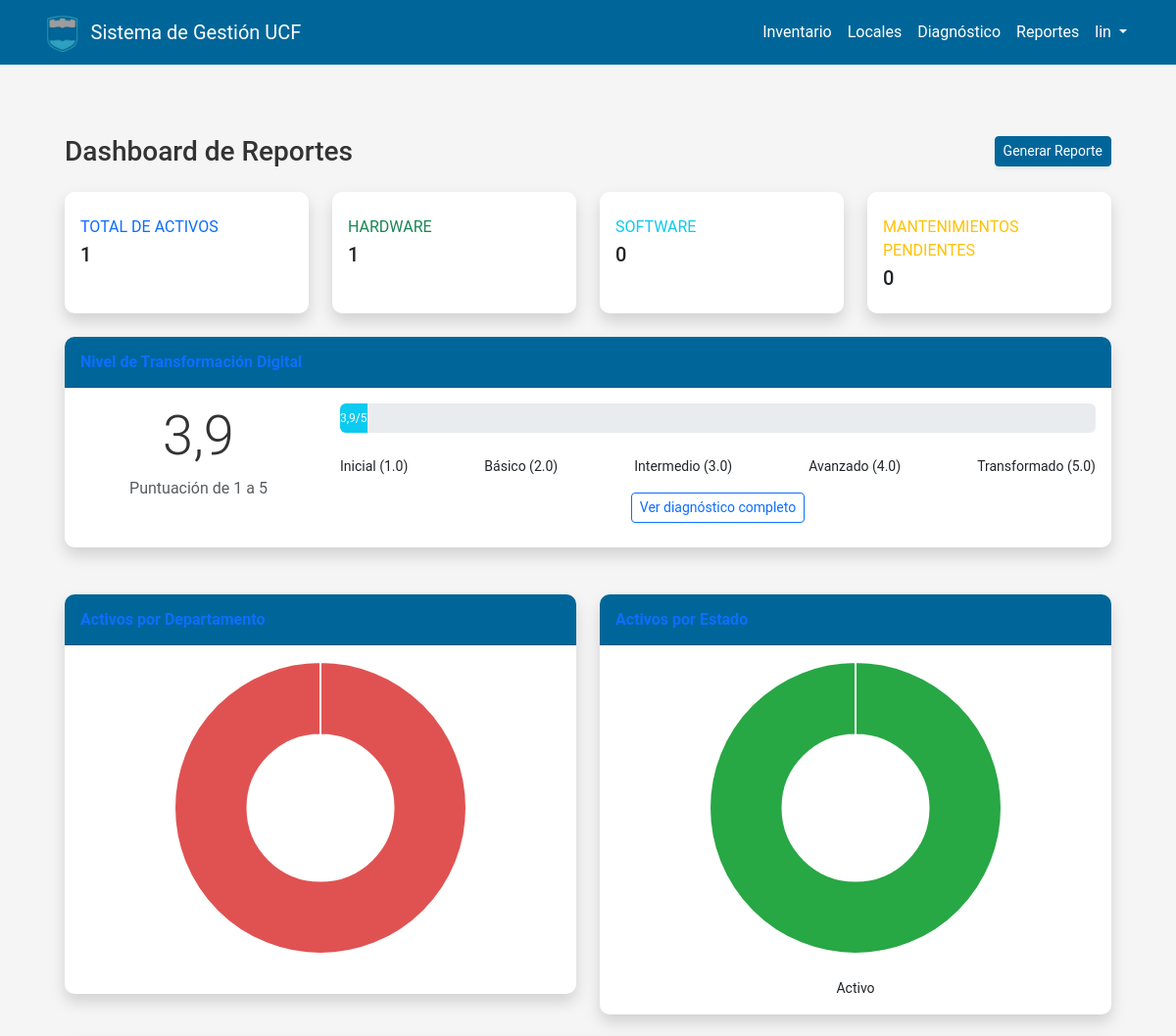
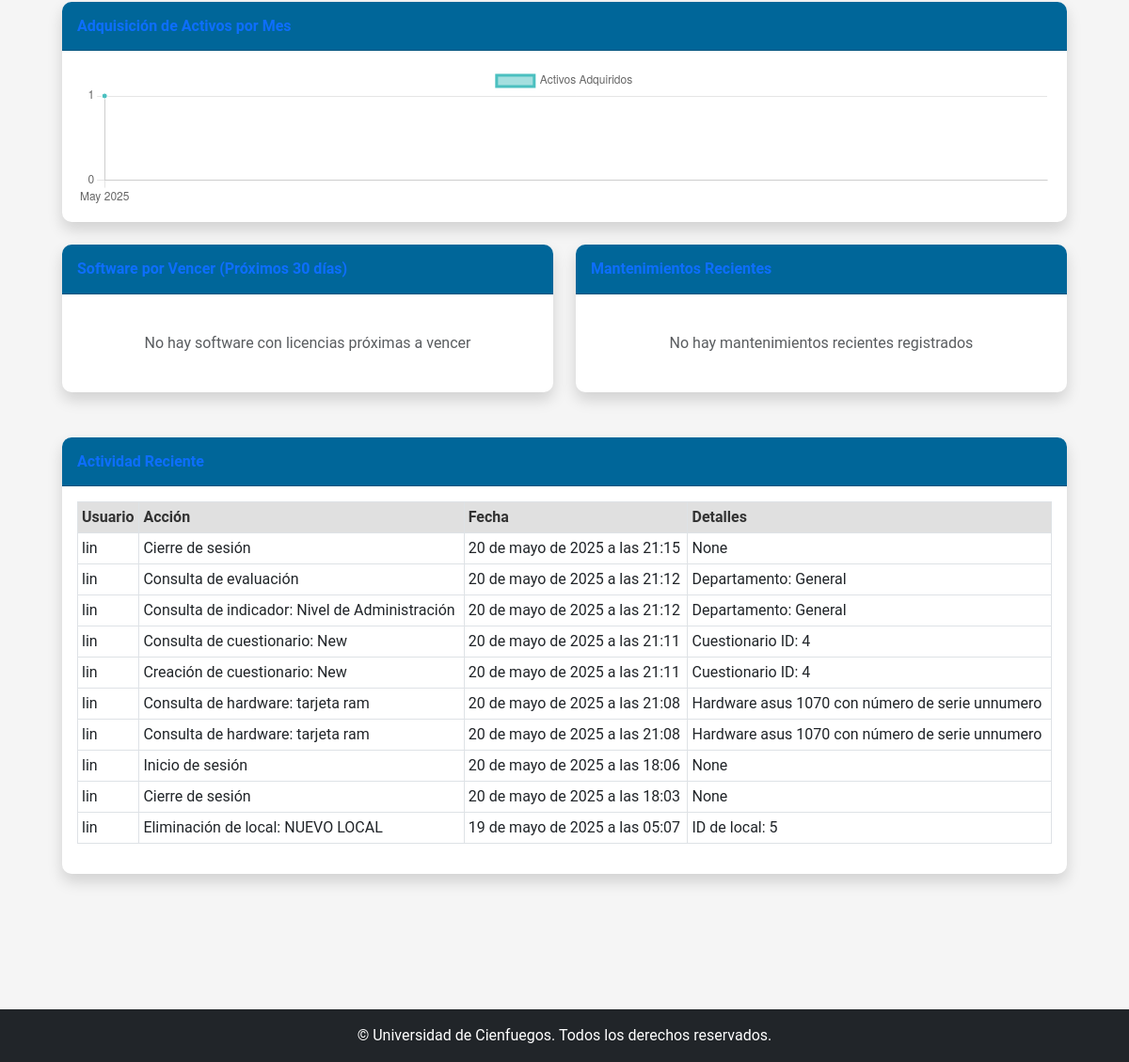
The app's page /reportes/dashboard/ (signed in), older data (2 pictures, top to bottom).
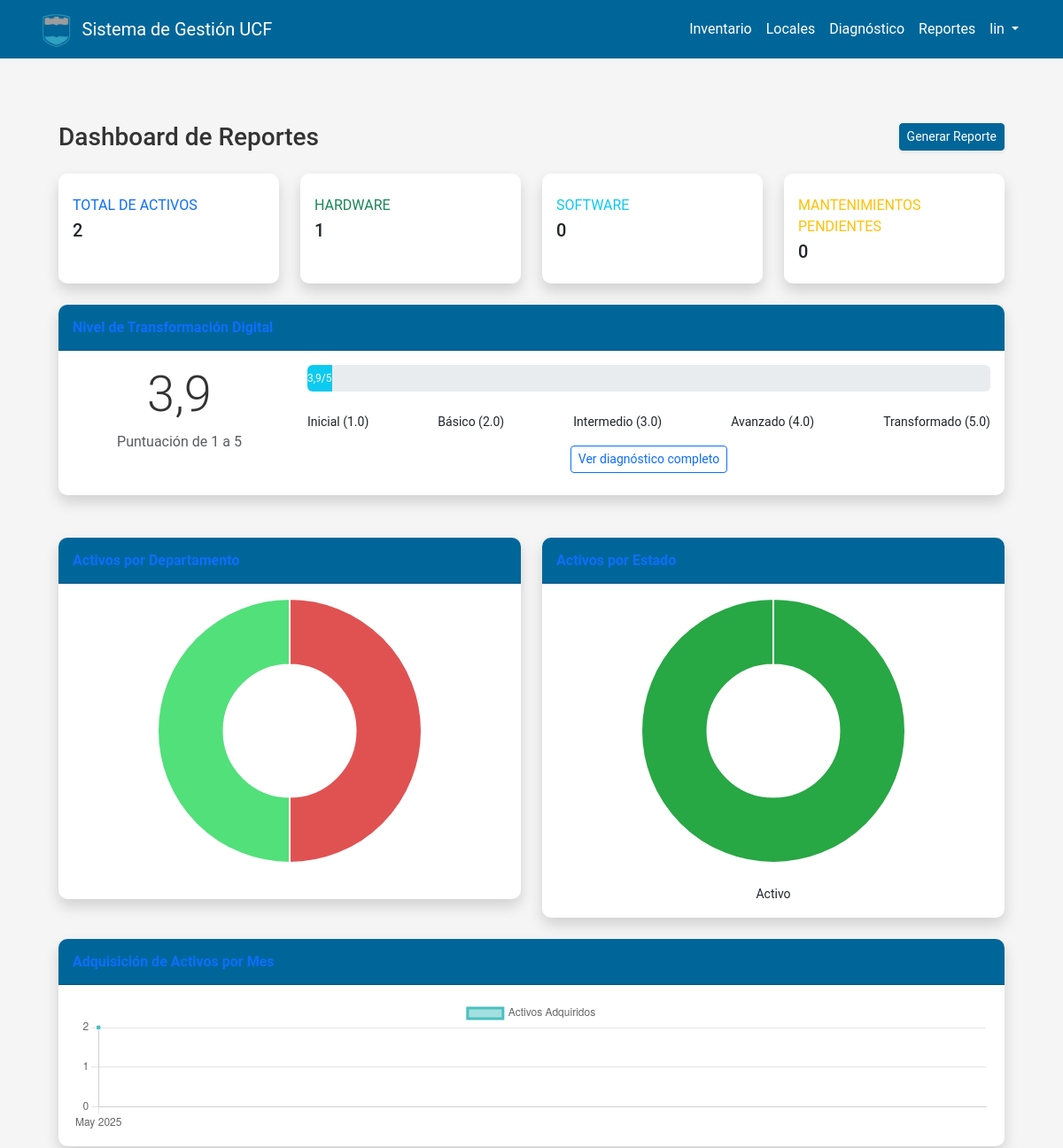
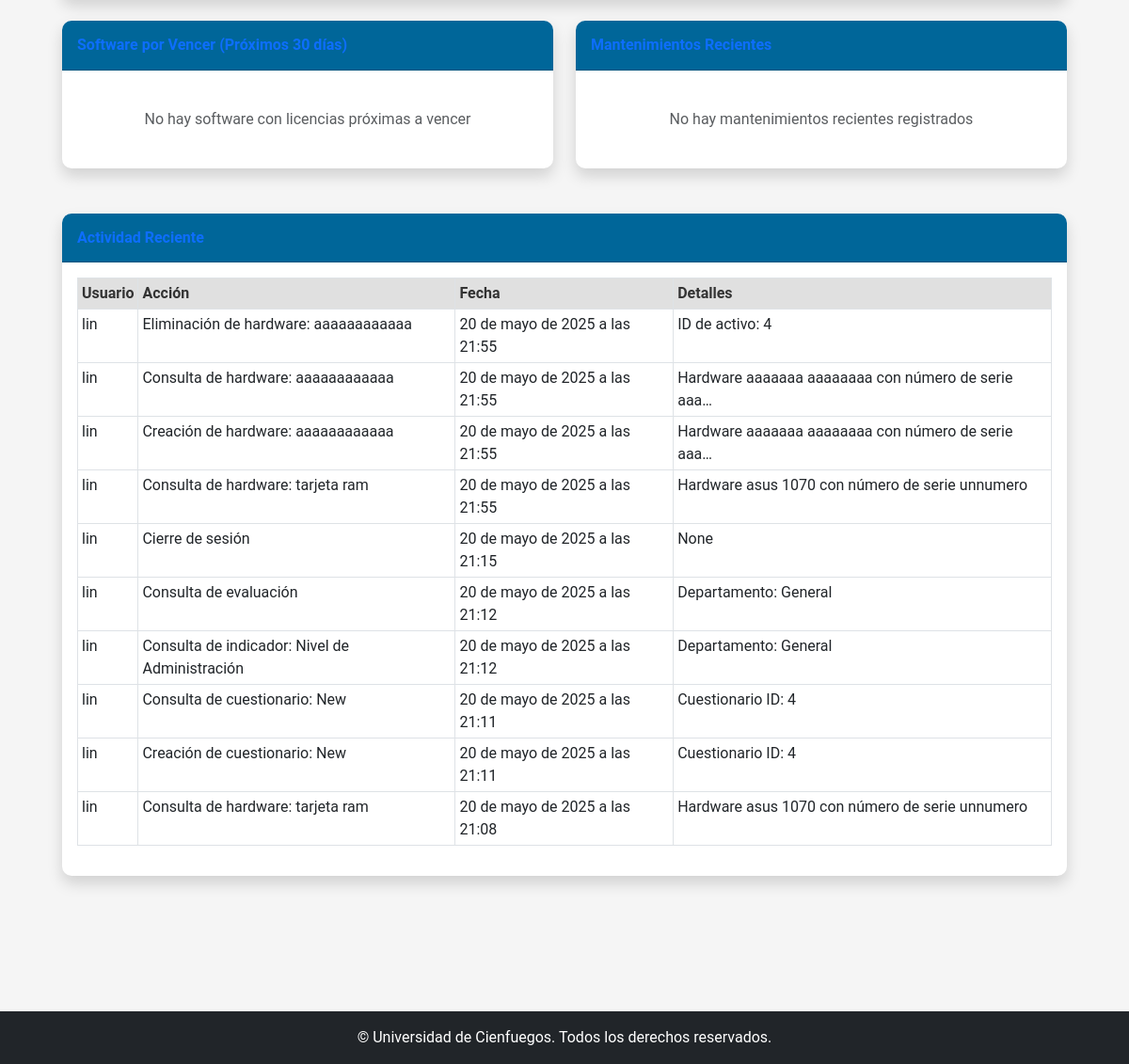
The same page, newer data (2 pictures, top to bottom).
### usuarios/models.py (models this page shows, shortened)
class LogActividad(models.Model):
    usuario = models.ForeignKey(User, on_delete=models.CASCADE)
    accion = models.CharField(max_length=255)
    fecha = models.DateTimeField(auto_now_add=True)
    detalles = models.TextField(blank=True, null=True)
    ip = models.GenericIPAddressField(blank=True, null=True)
    class Meta:
        verbose_name = "Log de Actividad"
        verbose_name_plural = "Logs de Actividades"
        ordering = ['-fecha']

### reportes/views.py (the view)
# urls.py: path('dashboard/', views.dashboard, name='reportes_dashboard'),
@login_required
def dashboard(request):
    total_activos = Activo.objects.count()
    total_hardware = Hardware.objects.count()
    total_software = Software.objects.count()
    mantenimientos_pendientes = Mantenimiento.objects.filter(
        Q(estado='programado') | Q(estado='en_proceso')
    ).count()
    activos_por_departamento = Activo.objects.values(
        'departamento__nombre'
    ).annotate(
        total=Count('id'),
        porcentaje=Count('id') * 100.0 / total_activos if total_activos else 0
    ).order_by('-total')
    activos_por_estado = Activo.objects.values(
        'estado'
    ).annotate(
        total=Count('id'),
        porcentaje=Count('id') * 100.0 / total_activos if total_activos else 0
    ).order_by('-total')
    hoy = timezone.now().date()
    treinta_dias = hoy + timedelta(days=30)
    software_por_vencer = Software.objects.filter(
        fecha_vencimiento__isnull=False,
        fecha_vencimiento__gte=hoy,
        fecha_vencimiento__lte=treinta_dias
    ).select_related('activo').order_by('fecha_vencimiento')
    for software in software_por_vencer:
        software.dias_restantes = (software.fecha_vencimiento - hoy).days
    mantenimientos_recientes = Mantenimiento.objects.filter(
        estado='completado',
        fecha_realizacion__isnull=False
    ).select_related('activo').order_by('-fecha_realizacion')[:5]
    try:
        from usuarios.models import LogActividad
        actividades = LogActividad.objects.select_related(
            'usuario').order_by('-fecha')[:10]
    except ImportError:
        actividades = []
    try:
        nivel_transformacion = Diagnostico.objects.aggregate(
            Avg('nivel_general'))['nivel_general__avg'] or 0
    except:
        nivel_transformacion = 0
    activos_por_mes = Activo.objects.annotate(
        mes=TruncMonth('fecha_adquisicion')
    ).values('mes').annotate(
        total=Count('id')
    ).order_by('mes')
    chart_activos_meses = []
    chart_activos_totales = []
    for item in activos_por_mes:
        if item['mes']:
            chart_activos_meses.append(item['mes'].strftime('%b %Y'))
            chart_activos_totales.append(item['total'])
    departamentos_nombres = []
    departamentos_totales = []
    for item in activos_por_departamento:
        departamentos_nombres.append(item['departamento__nombre'])
        departamentos_totales.append(item['total'])
    estados_nombres = []
    estados_totales = []
    estados_colores = []
    for item in activos_por_estado:
        if item['estado'] == 'activo':
            estados_nombres.append('Activo')
            estados_colores.append('#28a745')
        elif item['estado'] == 'en_mantenimiento':
            estados_nombres.append('En Mantenimiento')
            estados_colores.append('#ffc107')
        elif item['estado'] == 'obsoleto':
            estados_nombres.append('Obsoleto')
            estados_colores.append('#dc3545')
        elif item['estado'] == 'baja':
            estados_nombres.append('De Baja')
            estados_colores.append('#6c757d')
        else:
            estados_nombres.append(item['estado'])
            estados_colores.append('#6c757d')  # Default color
        estados_totales.append(item['total'])
    context = {
        'total_activos': total_activos,
        'total_hardware': total_hardware,
        'total_software': total_software,
        'mantenimientos_pendientes': mantenimientos_pendientes,
        'activos_por_departamento': activos_por_departamento,
        'activos_por_estado': activos_por_estado,
        'software_por_vencer': software_por_vencer,
        'mantenimientos_recientes': mantenimientos_recientes,
        'actividades': actividades,
        'nivel_transformacion': nivel_transformacion,
        'chart_activos_meses': json.dumps(chart_activos_meses),
        'chart_activos_totales': json.dumps(chart_activos_totales),
        'departamentos_nombres': json.dumps(departamentos_nombres),
        'departamentos_totales': json.dumps(departamentos_totales),
        'estados_nombres': json.dumps(estados_nombres),
        'estados_totales': json.dumps(estados_totales),
        'estados_colores': json.dumps(estados_colores),
    }
    return render(request, 'reportes/dashboard.html', context)

### templates/reportes/dashboard.html (shortened to what the changed rows need)
{% extends 'base/base.html' %}
{% load static %}
{% block content %}
<div class="container-fluid px-4 py-5">
    <div class="d-sm-flex align-items-center justify-content-between mb-4">
        <h1 class="h3 mb-0 text-gray-800">Dashboard de Reportes</h1>
    </div>
<div class="row">
    <div class="col-xl-3 col-md-6 mb-4">
        <div class="card border-left-primary shadow h-100 py-2">
            <div class="card-body">
                <div class="row no-gutters align-items-center">
                    <div class="col mr-2">
                        <div class="text-xs font-weight-bold text-primary text-uppercase mb-1">
                            Total de Activos</div>
                        <div class="h5 mb-0 font-weight-bold text-gray-800">{{ total_activos }}</div>
                    </div>
                </div>
            </div>
        </div>
    </div>
</div>
<div class="row mb-4">
    <div class="col-12">
        <div class="card shadow mb-4">
            <div class="card-body">
                <div class="row">
                    <div class="col-md-3 mb-3">
                        <div class="text-center">
                            <h1 class="display-4">{{ nivel_transformacion|floatformat:1 }}</h1>
                        </div>
                    </div>
                </div>
            </div>
        </div>
    </div>
</div>
<div class="row">
    <div class="col-xl-6 col-lg-6">
        <div class="card shadow mb-4">
            <div class="card-body">
                <div class="chart-pie">
                    <canvas id="departmentPieChart"></canvas>
                </div>
            </div>
        </div>
    </div>
    <div class="col-xl-6 col-lg-6">
        <div class="card shadow mb-4">
            <div class="card-body">
                <div class="mt-4 text-center small">
                    {% for item in activos_por_estado %}
                    <span class="mr-2">
                        {% if item.estado == 'activo' %}
                         Activo
                        {% elif item.estado == 'en_mantenimiento' %}
                        <i class="fas fa-circle text-warning"></i> En Mantenimiento
                        {% elif item.estado == 'obsoleto' %}
                        <i class="fas fa-circle text-danger"></i> Obsoleto
                        {% elif item.estado == 'baja' %}
                        <i class="fas fa-circle text-secondary"></i> De Baja
                        {% else %}
                        <i class="fas fa-circle text-primary"></i> {{ item.estado }}
                        {% endif %}
                    </span>
                    {% endfor %}
                </div>
            </div>
        </div>
    </div>
</div>
<div class="row">
    <div class="col-12">
        <div class="card shadow mb-4">
            <div class="card-body">
                <div class="chart-area">
                    <canvas id="assetsTimelineChart"></canvas>
                </div>
            </div>
        </div>
    </div>
</div>
<div class="row">
    <div class="col-12">
        <div class="card shadow mb-4">
            <div class="card-body">
                {% if actividades %}
                <div class="table-responsive">
                    <table class="table table-bordered table-sm" width="100%" cellspacing="0">
                        <thead>
                            <tr>
                                <th>Usuario</th>
                                <th>Acción</th>
                                <th>Fecha</th>
                                <th>Detalles</th>
                            </tr>
                        </thead>
                        <tbody>
                            {% for actividad in actividades %}
                            <tr>
                                <td>{{ actividad.usuario.username }}</td>
                                <td>{{ actividad.accion }}</td>
                                <td>{{ actividad.fecha }}</td>
                                <td>{{ actividad.detalles|truncatechars:50 }}</td>
                            </tr>
                            {% endfor %}
                        </tbody>
                    </table>
                </div>
                {% else %}
                <p class="text-center text-muted my-4">No hay registros de actividad reciente</p>
                {% endif %}
            </div>
        </div>
    </div>
</div>
</div>
{% endblock %}

Row changes from the older to the newer data that the page shows:
no longer on this page (row unchanged): LogActividad: usuario.username "lin", accion "Consulta de hardware: tarjeta ram", fecha "20 de mayo de 2025 a las 21:08", detalles "Hardware asus 1070 con número de serie unnumero"
no longer on this page (row unchanged): LogActividad: usuario.username "lin", accion "Inicio de sesión", fecha "20 de mayo de 2025 a las 18:06", detalles "None"
no longer on this page (row unchanged): LogActividad: usuario.username "lin", accion "Cierre de sesión", fecha "20 de mayo de 2025 a las 18:03", detalles "None"
no longer on this page (row unchanged): LogActividad: usuario.username "lin", accion "Eliminación de local: NUEVO LOCAL", fecha "19 de mayo de 2025 a las 05:07", detalles "ID de local: 5"
added LogActividad: usuario.username "lin", accion "Eliminación de hardware: aaaaaaaaaaaa", fecha "20 de mayo de 2025 a las 21:55", detalles "ID de activo: 4"
added LogActividad: usuario.username "lin", accion "Consulta de hardware: aaaaaaaaaaaa", fecha "20 de mayo de 2025 a las 21:55", detalles "Hardware aaaaaaa aaaaaaaa con número de serie aaa…"
added LogActividad: usuario.username "lin", accion "Creación de hardware: aaaaaaaaaaaa", fecha "20 de mayo de 2025 a las 21:55", detalles "Hardware aaaaaaa aaaaaaaa con número de serie aaa…"
added LogActividad: usuario.username "lin", accion "Consulta de hardware: tarjeta ram", fecha "20 de mayo de 2025 a las 21:55", detalles "Hardware asus 1070 con número de serie unnumero"
Text that changed along with them:
{{ total_activos }}: "1" → "2"
chart data {{ departamentos_totales|safe }}: [1] → [1, 1]
chart data {{ chart_activos_totales|safe }}: [1] → [2]
